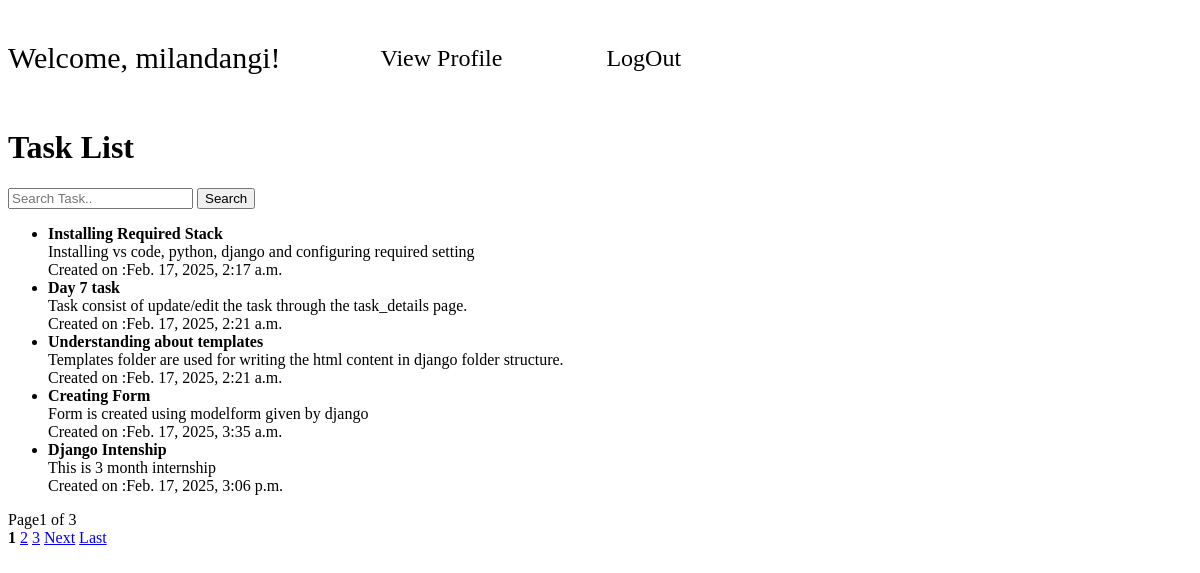
Page /tasks/ (signed in) on the committed database.
### tasks/models.py (models this page shows, shortened)
class Task(models.Model):
    title = models.CharField(max_length=200)
    description=models.TextField()
    created_at = models.DateTimeField(auto_now_add=True)
    status = models.BooleanField(default=False)

### tasks/views.py (the view)
# urls.py: path("tasks/",Task_list,name='task_list'),
@login_required
def Task_list(request):
    tasks = Task.objects.all()
    query = request.GET.get('query')
    if query:
        tasks = Task.objects.filter(Q(title__icontains=query)|Q(description__icontains=query))
    else:
        tasks = Task.objects.all()
    paginator = Paginator(tasks,5) #show 5 task per page
    page_number = request.GET.get('page')
    page_obj = paginator.get_page(page_number)
    context = {'page_obj':page_obj,'query':query,'tasks':tasks}
    return render(request,'tasks/task_list.html',context)

### tasks/templates/tasks/task_list.html (shortened to what this page needs)
<!DOCTYPE html>
<html lang="en">
<head>
</head>
<body>
    <div>
        {% if not user.is_authenticated %}
        <a href="{% url 'register' %}">Register</a>| <a href="{%url 'login' %}">Login</a>
        {% else %}
        <div class="container">
            <div class="welcome">
                <p>Welcome, {{user.username}}!</p>
            </div>
           <div class="container-nav">
            <a href="{% url 'user_profile' user.username %}"> View Profile</a>
            <a href="{% url 'logout' %}">LogOut</a>
           </div>
        </div>
        {% endif %}
    </div>
    <h1>Task List</h1>
    <form action="{% url 'task_list' %}" method="Get">
        <input type="text" name="q" placeholder="Search Task..">
        <button type="submit">Search</button>
    </form>
    <ul>
        {% for task in page_obj %}
        <li>
            <strong>{{task.title}}</strong><br>
            {{task.description}} <br>
            Created on :{{task.created_at}}
        </li>
        {% endfor %}
    </ul>
    <div>
        <span>Page{{page_obj.number}} of {{page_obj.paginator.num_pages}}</span>
    </div>
    <div>
        {% for num in page_obj.paginator.page_range %}
        {% if page_obj.number == num %}
        <strong>{{num}}</strong>
        {% else %}
        <a href="?q={{query}}&page={{num}}">{{num}}</a>
        {% endif %}
        {% endfor %}
        {% if page_obj.has_next %}
        <a href="?q={{query}}&page={{page_obj.next_page_number}}">Next</a>
        <a href="?q={{query}}&page={{page_obj.paginator.num_pages}}">Last</a>
        {% endif %}
    </div>
</body>
</html>

### tasks/templates/tasks/task_list.html (style rules this page uses)
.container { height: 100px; width: 100%; display: flex; align-items: center; }
.container-nav a { display: inline-block; text-decoration: none; color:black; font-size: 24px; margin-left: 100px; }
.welcome p { font-size: 30px; font-weight:500; }

### rows in the picture
Task: title "Installing Required Stack", description "Installing vs code, python, django and configuring required setting", created_at "Feb. 17, 2025, 2:17 a.m."
Task: title "Day 7 task", description "Task consist of update/edit the task through the task_details page.", created_at "Feb. 17, 2025, 2:21 a.m."
Task: title "Understanding about templates", description "Templates folder are used for writing the html content in django folder structure.", created_at "Feb. 17, 2025, 2:21 a.m."
Task: title "Creating Form", description "Form is created using modelform given by django", created_at "Feb. 17, 2025, 3:35 a.m."
Task: title "Django Intenship", description "This is 3 month internship", created_at "Feb. 17, 2025, 3:06 p.m."

### other values in the picture
{{ user.username }} "milandangi"
{{ page_obj.number }} "1"
{{ page_obj.paginator.num_pages }} "3"
{{ num }} "1"
{{ num }} "2" "3"
